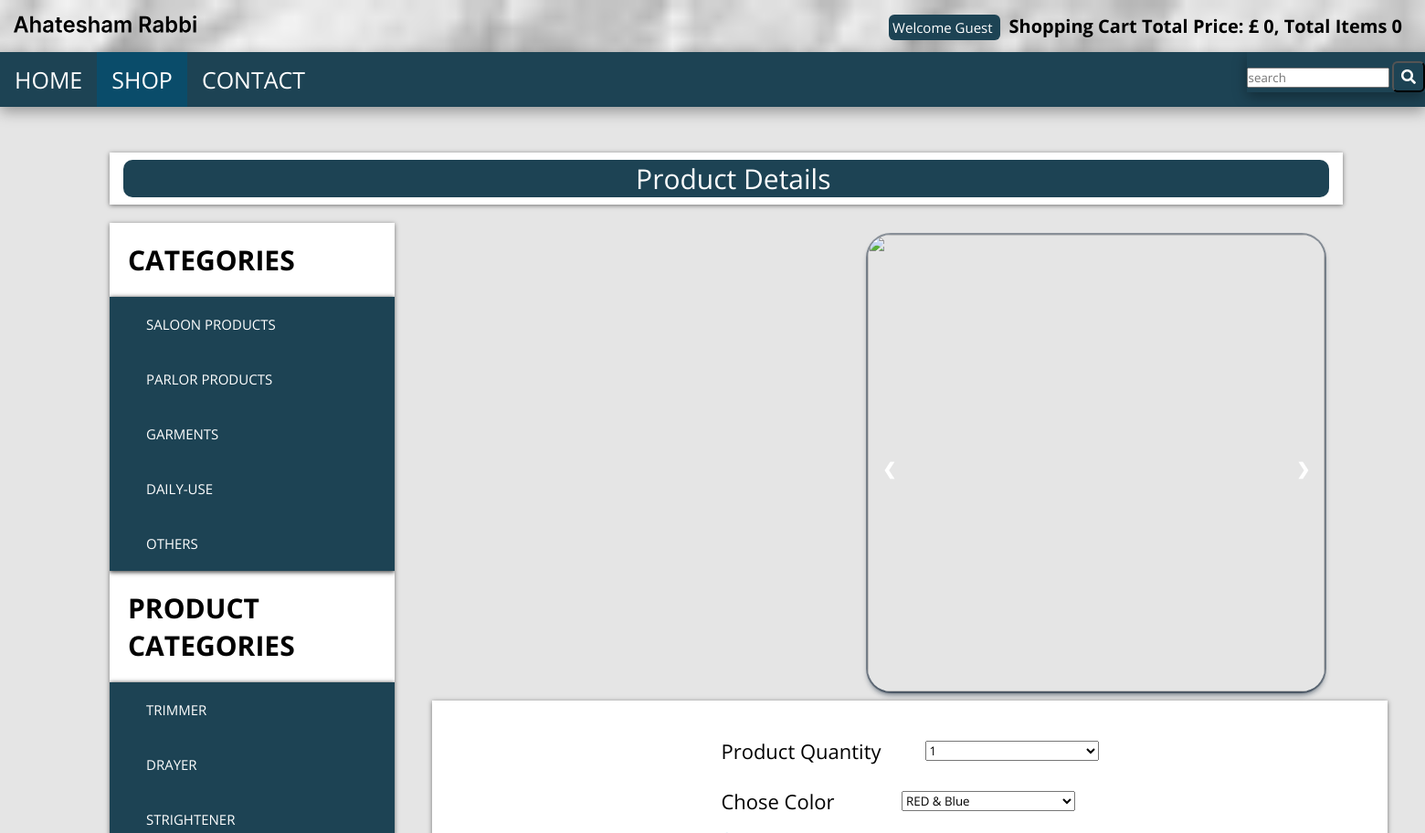
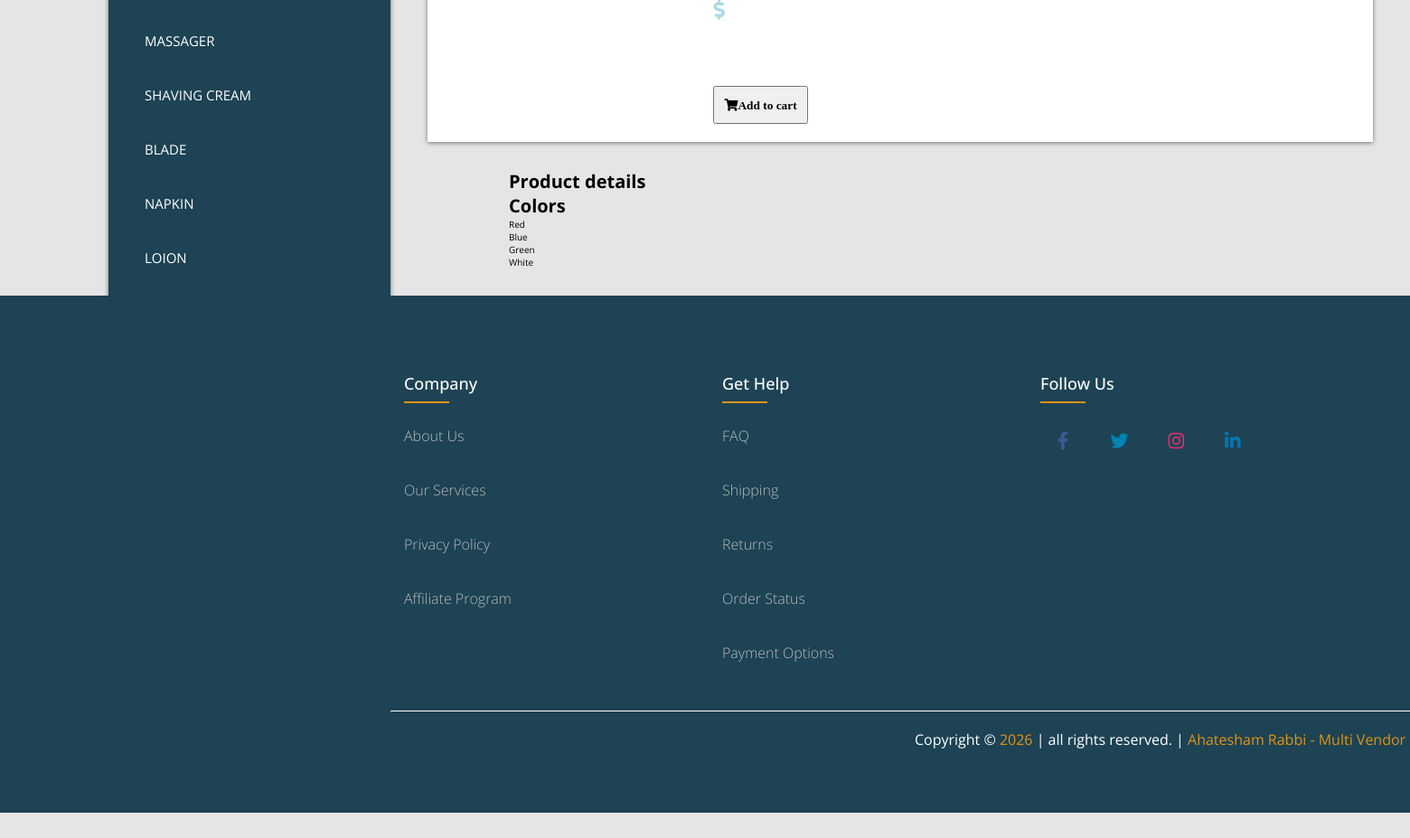
/details.php, run on the app's committed database (2 pictures, top to bottom).
### tables this page shows
CREATE TABLE `categories` (
  `cat_id` int(100) NOT NULL,
  `cat_title` text NOT NULL,
  `cat_desc` text NOT NULL
);

CREATE TABLE `product_category` (
  `p_cat_id` int(10) NOT NULL,
  `p_cat_title` text NOT NULL,
  `p_cat_desc` text NOT NULL,
  `p_cat_img` int(11) NOT NULL
);

### functions/functions.php (the view, shortened to what this page needs)
<?php
$db=mysqli_connect("localhost","root","","e_com");
function getUserIp(){
	switch (true) {
				default : return $_SERVER['REMOTE_ADDR'];
	}
}
function item(){
	global $db;
	$ip_add=getUserIp();
	$get_items="select * from cart where ip_add='$ip_add'";
	$run_item=mysqli_query($db,$get_items);
	$count=mysqli_num_rows($run_item);
	echo $count;
}
function totalPrice(){
	$total=0;
echo $total;
}
function getPCats(){
    global $db;
    $get_p_cats="select * from product_category";
    $run_p_cats=mysqli_query($db,$get_p_cats);
    while ($row_p_cats=mysqli_fetch_array($run_p_cats)) {
        $p_cat_id=$row_p_cats['p_cat_id'];
        $p_cat_title=$row_p_cats['p_cat_title'];
        echo "<li><a href='trimer.php?p_cat=$p_cat_id'>$p_cat_title</a></li>";
    }
}
function getCat(){
    global $db;
    $get_cat="select * from categories";
    $run_cat=mysqli_query($db,$get_cat);
    while ($row_cat=mysqli_fetch_array($run_cat)) {
        $cat_id=$row_cat['cat_id'];
        $cat_title=$row_cat['cat_title'];
        echo "<li><a href='trimer.php?cat_id=$cat_id'>$cat_title</a></li>";
    }
}
  ?>

### style.css (style rules this page uses)
:root { --blue:#2980b9; }
* { font-family: 'Open Sans', sans-serif; margin:0; padding:0; box-sizing: border-box; text-transform: ; text-decoration: none; transition: all .2s cubic-bezier(.37,1.14,.26,1.24); }
html { font-size: 62.5%; overflow-x: hidden; background-color: rgba(0,0,0,.1); }
.panel-body ul a { color: #fff; margin-left: rem; text-align: left; padding: 2rem; }
.panel-body ul li { z-index: 0; color: #fff; padding: 2rem; text-align: left; font-size: 15px; }

### data on the page
categories: cat_title "SALOON PRODUCTS"
categories: cat_title "PARLOR PRODUCTS"
categories: cat_title "GARMENTS"
categories: cat_title "DAILY-USE"
categories: cat_title "OTHERS"
product_category: p_cat_title "TRIMMER"
product_category: p_cat_title "DRAYER"
product_category: p_cat_title "STRIGHTENER"
product_category: p_cat_title "MASSAGER"
product_category: p_cat_title "SHAVING CREAM"
product_category: p_cat_title "BLADE"
product_category: p_cat_title "NAPKIN"
product_category: p_cat_title "LOION"

### other printed values
$total "0"
$count "0"
